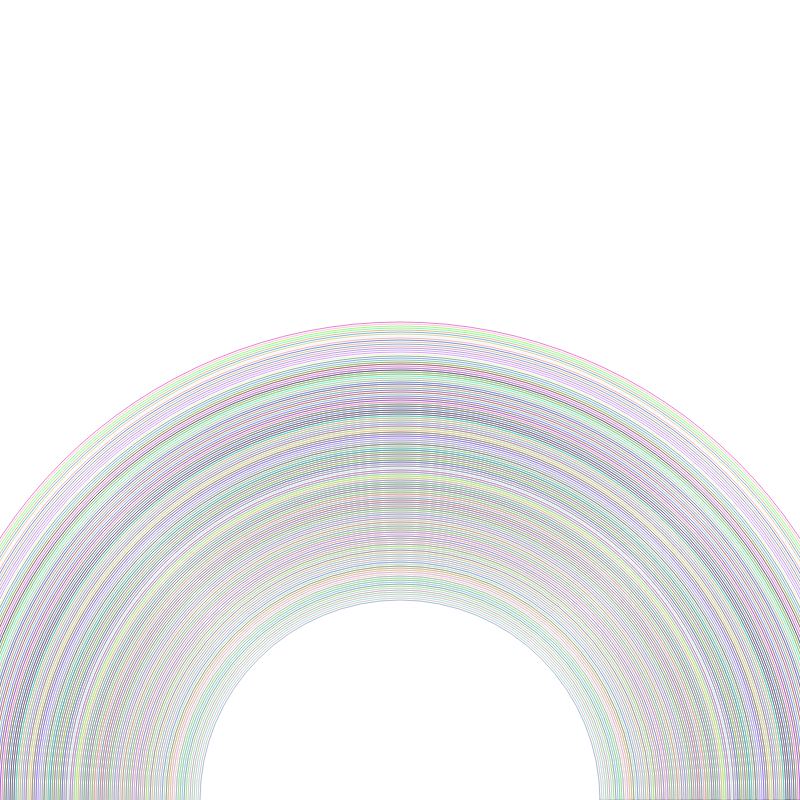
Frame 1 (no input)
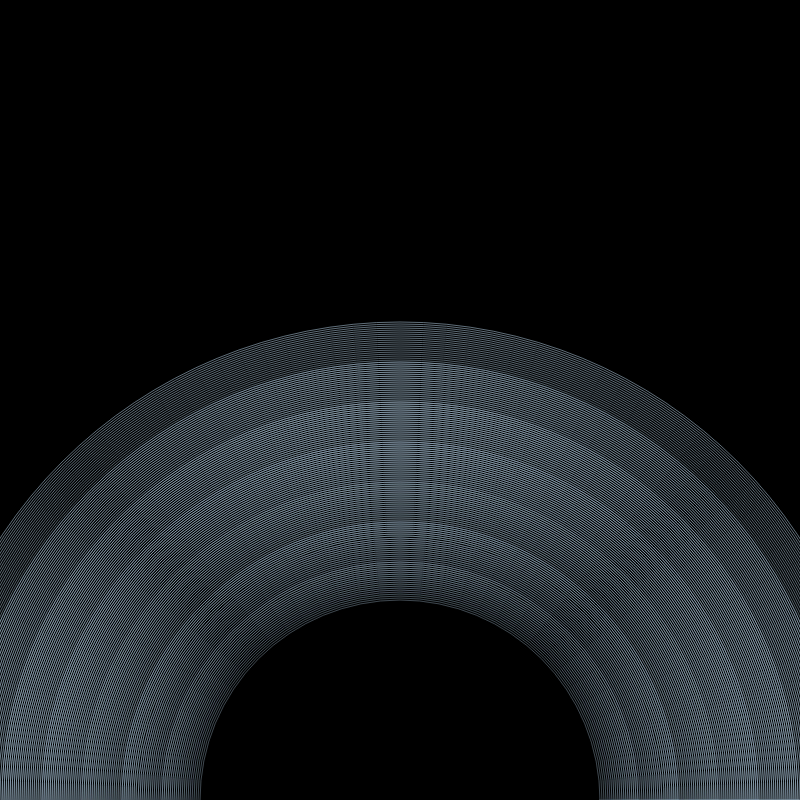
Frame 2 (the mouse pressed at the canvas centre, redrawn once)

The p5.js sketch that drew these frames (run headless with seeded random() and noise() and a simulated clock; the mouse was pressed at the canvas centre and the sketch redrawn once):

// p5.js sketch
// ── sketch.js
let R = (a = 1) => Math.random() * a;
let L = (x, y) => (x * x + y * y) ** 0.5; // Elements by Euclid 300 BC

// const palette = [color(247, 181, 47), "#92024B", "#184277"];

function draw_rect([x, y], w, h, c, a) {
    noStroke();
    fill(c[0], c[1], c[2], a);
    rect((x + 1) * width / 2, (y + 1) * width / 2, w, h);
}

function draw_circle([x, y], r, c, a) {
    // noStroke();
    // fill(c[0], c[1], c[2], a);
    stroke(c[0], c[1], c[2], a);
    circle((x + 1) * width / 2, (y + 1) * width / 2, r / 2);
}


function setup() {
    createCanvas(800, 800);
    noLoop();
}

function draw() {
    let mode = random(["mono", "full", "chaos"]);
    if (mode == "chaos") {
        background(255);
    } else {
        background(0);
    }

    noFill();

    switch (mode) {
        case "mono":
            monoRainbow();
            break;
        case "full":
            fullRainbow();
            break;
        case "chaos":
            chaosRainbow();
            break;
        default:
            monoRainbow();
            break;
    }

}

function fullRainbow() {
    for (let i = 0; i < 140; i++) {
        draw_circle([0, 1], width * 2 * i * 0.005 + 800, [255, 0, 0], i);
    }

    for (let i = 0; i < 120; i++) {
        draw_circle([0, 1], width * 2 * i * 0.005 + 800, [255, 165, 0], i);
    }

    for (let i = 0; i < 100; i++) {
        draw_circle([0, 1], width * 2 * i * 0.005 + 800, [255, 255, 0], i);
    }

    for (let i = 0; i < 80; i++) {
        draw_circle([0, 1], width * 2 * i * 0.005 + 800, [0, 255, 0], i);
    }

    for (let i = 0; i < 60; i++) {
        draw_circle([0, 1], width * 2 * i * 0.005 + 800, [0, 0, 255], i + 50);
    }
    for (let i = 0; i < 40; i++) {
        draw_circle([0, 1], width * 2 * i * 0.005 + 800, [75, 0, 130], i + 50);
    }

    for (let i = 0; i < 20; i++) {
        draw_circle([0, 1], width * 2 * i * 0.005 + 800, [238, 130, 238], i + 50);
    }
}

function chaosRainbow() {

    for (let i = 0; i < 140; i++) {
        let col1 = Math.floor(R(255));
        let col2 = Math.floor(R(255));
        let col3 = Math.floor(R(255));
        draw_circle([0, 1], width * 2 * i * 0.005 + 800, [col1, col2, col3], i);
    }

    for (let i = 0; i < 120; i++) {
        let col1 = Math.floor(R(255));
        let col2 = Math.floor(R(255));
        let col3 = Math.floor(R(255));
        draw_circle([0, 1], width * 2 * i * 0.005 + 800, [col1, col2, col3], i);
    }

    for (let i = 0; i < 100; i++) {
        let col1 = Math.floor(R(255));
        let col2 = Math.floor(R(255));
        let col3 = Math.floor(R(255));
        draw_circle([0, 1], width * 2 * i * 0.005 + 800, [col1, col2, col3], i);
    }

    for (let i = 0; i < 80; i++) {
        let col1 = Math.floor(R(255));
        let col2 = Math.floor(R(255));
        let col3 = Math.floor(R(255));
        draw_circle([0, 1], width * 2 * i * 0.005 + 800, [col1, col2, col3], i);
    }

    for (let i = 0; i < 60; i++) {
        let col1 = Math.floor(R(255));
        let col2 = Math.floor(R(255));
        let col3 = Math.floor(R(255));
        draw_circle([0, 1], width * 2 * i * 0.005 + 800, [col1, col2, col3], i);
    }
    for (let i = 0; i < 40; i++) {
        let col1 = Math.floor(R(255));
        let col2 = Math.floor(R(255));
        let col3 = Math.floor(R(255));
        draw_circle([0, 1], width * 2 * i * 0.005 + 800, [col1, col2, col3], i + 50);
    }

    for (let i = 0; i < 20; i++) {
        let col1 = Math.floor(R(255));
        let col2 = Math.floor(R(255));
        let col3 = Math.floor(R(255));
        draw_circle([0, 1], width * 2 * i * 0.005 + 800, [col1, col2, col3], i + 50);
    }
}


function monoRainbow() {
    let col1 = Math.floor(R(255));
    let col2 = Math.floor(R(255));
    let col3 = Math.floor(R(255));
    for (let i = 0; i < 140; i++) {
        draw_circle([0, 1], width * 2 * i * 0.005 + 800, [col1, col2, col3], i);
    }

    for (let i = 0; i < 120; i++) {
        draw_circle([0, 1], width * 2 * i * 0.005 + 800, [col1, col2, col3], i);
    }

    for (let i = 0; i < 100; i++) {
        draw_circle([0, 1], width * 2 * i * 0.005 + 800, [col1, col2, col3], i);
    }

    for (let i = 0; i < 80; i++) {
        draw_circle([0, 1], width * 2 * i * 0.005 + 800, [col1, col2, col3], i);
    }

    for (let i = 0; i < 60; i++) {
        draw_circle([0, 1], width * 2 * i * 0.005 + 800, [col1, col2, col3], i);
    }
    for (let i = 0; i < 40; i++) {
        draw_circle([0, 1], width * 2 * i * 0.005 + 800, [col1, col2, col3], i + 50);
    }

    for (let i = 0; i < 20; i++) {
        draw_circle([0, 1], width * 2 * i * 0.005 + 800, [col1, col2, col3], i + 50);
    }
}
